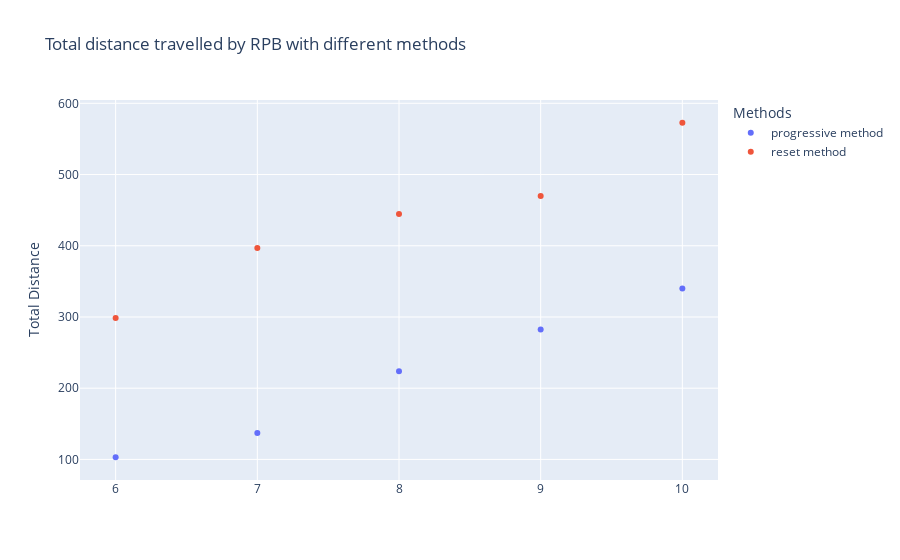

The notebook cell saved with this chart:
### Code cell
fig = go.Figure()
fig.add_trace(go.Scatter(x=nbRefPointBots, y=progTotalPathLengthRPB,
                    mode='markers',
                    name='progressive method'))
fig.add_trace(go.Scatter(x=nbRefPointBots, y=resetTotalPathLengthRPB,
                    mode='markers',
                    name='reset method'))
                    
fig.update_layout(
    title="Total distance travelled by RPB with different methods",
    yaxis_title="Total Distance",
    legend_title="Methods",
)      
fig.show()

### Figure 1 — Plotly figure (JSON) as saved in the notebook; plotly's stock layout.template omitted (floating-point values rounded to 4 significant figures)
{"data": [{"mode": "markers", "name": "progressive method", "type": "scatter", "x": [6, 7, 8, 9, 10], "y": [103.0, 137.0, 223.9, 282.3, 340.0]}, {"mode": "markers", "name": "reset method", "type": "scatter", "x": [6, 7, 8, 9, 10], "y": [298.5, 396.7, 444.5, 469.9, 572.7]}], "layout": {"legend": {"title": {"text": "Methods"}}, "title": {"text": "Total distance travelled by RPB with different methods"}, "yaxis": {"title": {"text": "Total Distance"}}}}
